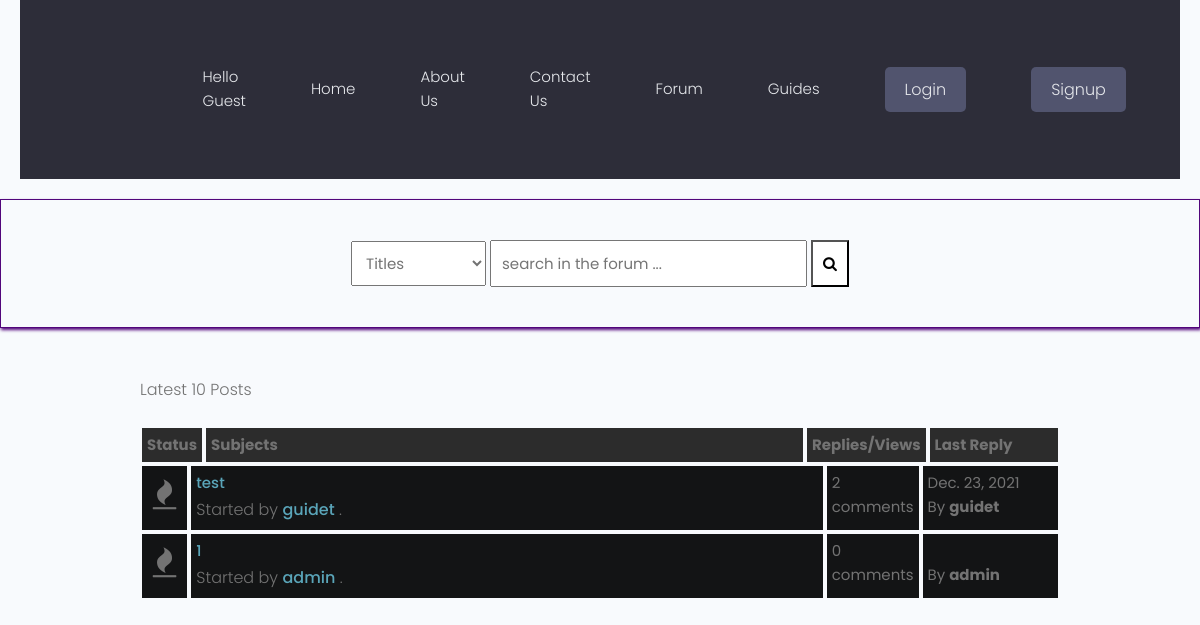
The app's page /forum/latest_posts, older data.
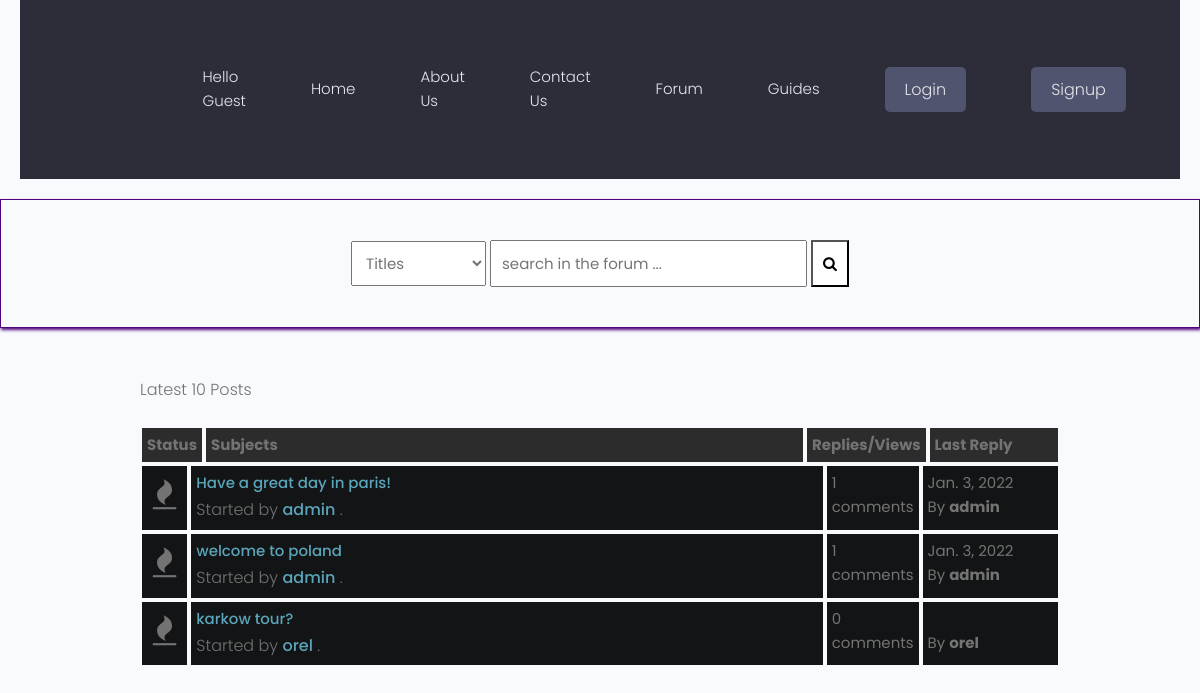
The same page, newer data.
### forum/models.py (models this page shows, shortened)
class Post(models.Model):
    title = models.CharField(max_length=400,unique=True)
    slug = models.SlugField(max_length=400, unique=True, blank=True)
    user = models.ForeignKey(Author, on_delete=models.CASCADE) #frame key of the author
    content = HTMLField()
    categories = models.ForeignKey(Category, on_delete=models.SET_NULL, null=True)
    date = models.DateTimeField(auto_now_add=True)
    tags = TaggableManager() #imported from taggit.managers
    comments = models.ManyToManyField(Comment, blank=True)
    closed = models.BooleanField(default=False)
    def get_url(self):
        return reverse("detail", kwargs={
            "slug":self.slug
        })
    @property
    def num_comments(self):
        return self.comments.count()
    @property
    def last_reply(self):
        return self.comments.latest("date")

class Author(models.Model):
    user = models.ForeignKey(User, on_delete=models.CASCADE)
    fullname = models.CharField(max_length=40, blank=True,unique=True)
    slug = models.SlugField(max_length=400, unique=True, blank=True) # imported from django.utils.text
    bio = HTMLField() #desctription of the user imported the field from tinymce.models
    @property
    def user_name(self):
        return self.user
    @property
    def user_profile(self):
        return self.user.profile.id

class Comment(models.Model):
    user = models.ForeignKey(Author, on_delete=models.CASCADE)
    content = models.TextField()
    date = models.DateTimeField(auto_now_add=True)

### forum/views.py (the view)
# urls.py: path("latest_posts", latest_posts, name="latest_posts"),
def latest_posts(request):
    posts = Post.objects.all()[:10]
    context = {
        "posts":posts,
        "title": "latest-posts",
    }
    return render(request, "forum/latest-posts.html", context)

### forum/context_processors.py (called while the page is built, shortened)
def searchFunction(request):
    search_context = {}
    posts = Post.objects.all()
    return search_context

### forum/templates/forum/latest-posts.html
{% extends 'forumsbase.html' %}
{% block content %}
    <div class="container">
        <div class="navigate">
            <span>Latest 10 Posts</span>
        </div>
        <div class="posts-table">
            <div class="table-head">
                <div class="status">Status</div>
                <div class="subjects">Subjects</div>
                <div class="replies">Replies/Views</div>
                <div class="last-reply">Last Reply</div>
            </div>
            {% for post in posts %}
            <div class="table-row">
                <div class="status"><i class="fa fa-fire"></i></div>
                <div class="subjects">
                    <a href="{{post.get_url}}">{{post.title}}</a>
                    <br>
                    <span>Started by <b><a href="{% url  'guide-profile' post.user.user_profile %}">{{post.user.user_name}}</a></b> .</span>
                </div>
                <div class="replies">
                    {{post.num_comments}} comments <br>
                </div>
                <div class="last-reply">
                    {{post.last_reply.date|date}}
                    <br>By <b>{{post.user.user_name}}</b>
                </div>
            </div>
            {% endfor %}
        </div>
    {% endblock content %}

Row changes from the older to the newer data that the page shows:
removed Post: title "test", user.user_name "guidet", num_comments "2", last_reply "Dec. 23, 2021"
removed Post: title "1", user.user_name "admin", num_comments "0"
added Post: title "Have a great day in paris!", user.user_name "admin", num_comments "1", last_reply "Jan. 3, 2022"
added Post: title "welcome to poland", user.user_name "admin", num_comments "1", last_reply "Jan. 3, 2022"
added Post: title "karkow tour?", user.user_name "orel", num_comments "0"
